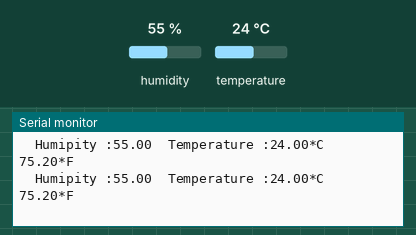
Recording of a sketch running on a simulated Arduino Uno, built with avr-gcc and run on an emulated ATmega328P. Shown: the last lines printed to the serial monitor. The inputs (shaded band) are chosen by the test bench; at power-on: humidity 55 %, temperature 24 °C.

Above: at 2.8 s.
2.9 s: humidity set to 22 %
At 4.8 s:
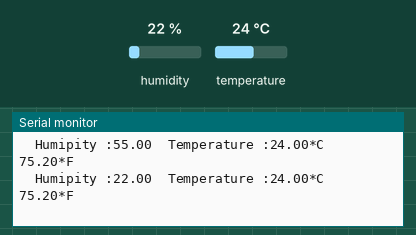
5.6 s: temperature set to 12 °C
At 6.8 s:
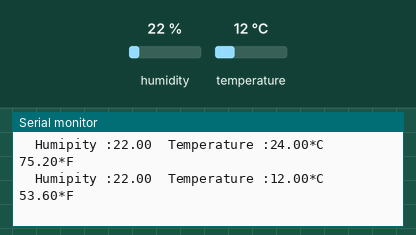
8.3 s: humidity set to 40 %
At 9.5 s:
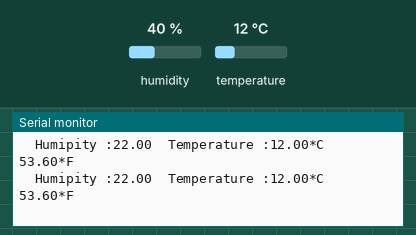
Timing chart, 0 to 11.3 s (numbered marks = the images above; inputs shaded):
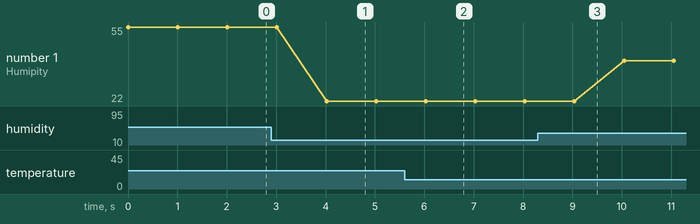

Measured:
- after the input at 2.9 s, the serial monitor: prints a new line after 1.1 s (image 1)
- after the input at 5.6 s, the serial monitor: prints a new line after 0.43 s (image 2)
- plotted number 1: 55 → 22 after the input at 2.9 s, 22 → 40 after the input at 8.3 s

The sketch:

temperature003.ino
```cpp
#include "DHT.h"


DHT dht;

void setup()
{
  Serial.begin(9600);
  dht.setup(A0);
}

void loop()
{
  float humidity = dht.getHumidity();
  float temperature = dht.getTemperature();
  Serial.print("\tHumipity :");Serial.print(humidity);
  Serial.print("\tTemperature :");Serial.print(temperature);Serial.print("*C");
  Serial.print("\t");Serial.print(dht.toFahrenheit(temperature));Serial.println("*F");
  delay(1000);
}
```
